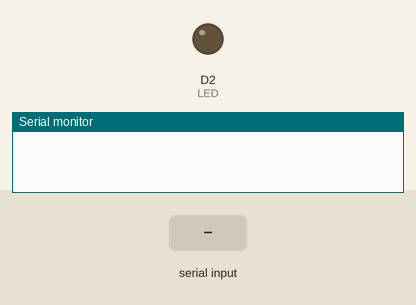
Recording of a sketch running on a simulated ESP8266 (NodeMCU). Shown: output pins drawn as LEDs (lit = HIGH), the last lines printed to the serial monitor. Inputs (shaded band) come from the test bench.

Above: at 1.2 s.
1.3 s: "H" received over Serial
At 2.6 s:
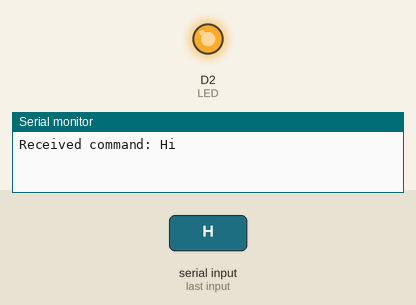
4.3 s: "1" received over Serial
At 5.0 s:
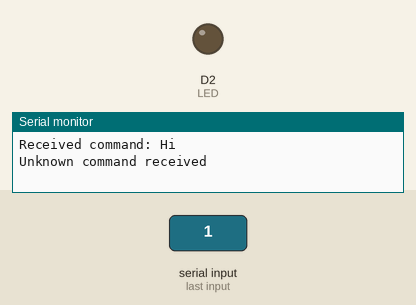
Timing chart, 0 to 7.3 s (numbered marks = the images above; inputs shaded):
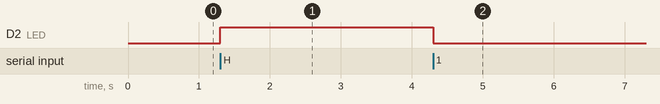

The sketch:

Activity-14_Gesture_Recognizer.ino
```cpp
int LED = D2;
void setup()
{
Serial.begin(9600); // Initialize serial communication
pinMode (LED, OUTPUT); //LED is set as output component
}

void loop()
{
if (Serial.available() > 0)
{
char command = Serial.read(); // Read the command from serial
if (command == 'H')
{
// Perform action for "Hi" gesture
Serial.println("Received command: Hi");
digitalWrite (LED, HIGH);
}
else if (command == 'N')
{
// Perform action for "Namaste" gesture
Serial.println("Received command: Namaste");
digitalWrite (LED, HIGH);
}
else
{
// Unknown command
Serial.println("Unknown command received");
digitalWrite (LED, LOW);
}
}
}
```

Measured:
- after the input at 1.3 s, D2 (LED): LOW → HIGH at once
- after the input at 4.3 s, D2 (LED): HIGH → LOW at once
